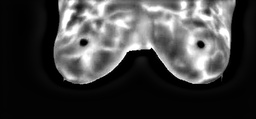
#> input picture dataset/train/Healthy/H_102.jpg, 256 x 119 px, shrunk from 540 x 250 before the run, found by its file name; its folder holds only this picture in this run
$ jupyter execute --allow-errors 07_02_PreProcessing.ipynb   (shell and % lines are left out)   (older library calls are emulated)
#> lines starting #> are read from the running program, lines starting #| are printed output that depends on the picture
[cell 1]
from google.colab import drive as drive
drive.mount('/content/drive')

[cell 2]
# Access a public Github repos
%cd '/content'

[cell 3]
import pandas as pd
import numpy as np
import os
import matplotlib.pyplot as plt
import cv2
from PIL import Image

[cell 4]
# @title
def DataSetSummary (local_path, tabs):
  # Take list of files & folders in local folder
  all_items = os.listdir(local_path)

  # Filter folder list
  folders = [item for item in all_items if os.path.isdir(os.path.join(local_path, item))]

  # Print summary information if folders > 0:
  if(len(folders) > 0):
    indent = '\t' * tabs
    print("{}Tổng số thư mục: {}".format(indent, len(folders)))
    for folder in folders:
      folder_path = os.path.join(local_path, folder)
      files_in_folder = len(os.listdir(folder_path))
      print("{}-Thư mục: {}, Số tệp: {}".format(indent, folder, files_in_folder))
      DataSetSummary(folder_path, tabs+1)

# DataSetSummary(local_path, 0)

[cell 5]
# import os

# Hierarchical local folder in Colab
repository_folder = ["Breast-Cancer-Patients-MRI"]

for folder in repository_folder:
  local_path = '/content/' + folder + '/dataset'
  DataSetSummary(local_path, 0)
  local_path = '/content/' + folder + '/sample'
  DataSetSummary(local_path, 0)

[cell 6]
%cd /content/drive/MyDrive/Colab Notebooks/Thesis/Preprocessing/Breast-Cancer-Patients-MRI

[cell 7]
# Set the path to your dataset
dataset_path = '/content/Breast-Cancer-Patients-MRI/sample'
# dataset_path = '/content/Breast-Cancer-Patients-MRI/dataset'

[cell 8]
class Image:
    def __init__(self, path, label):
        # self.image = cv2.imread(path) # directly read
        self.path = path # only directory
        self.label = label

def load_images_from_folder(dataset_path, images_per_class=None):
    images = {}
    for class_name in os.listdir(dataset_path):
        class_folder_path = os.path.join(dataset_path, class_name)
        if os.path.isdir(class_folder_path):
            count = 0
            images[class_name] = []
            for image_name in os.listdir(class_folder_path):
                if images_per_class is None or count < images_per_class:
                    image_path = os.path.join(class_folder_path, image_name)
                    img = Image(image_path, class_name)
                    images[class_name].append(img)
                    count += 1
    return images

def imshow(images, images_per_class=None):
#> called with images_per_class = 10
    for class_name, imgs in images.items():
        plt.figure(figsize=(30,30))
        print(f'Class {class_name}')
        for i in range(min(images_per_class if images_per_class else len(imgs), len(imgs))):
            plt.subplot(1, images_per_class if images_per_class else len(imgs), i+1)
            img = cv2.imread(imgs[i].path)
#> img is the input picture: shape (119, 256, 3); min 0, max 255, mean 65.2
            # img = cv2.cvtColor(img, cv2.COLOR_BGR2RGB)
            plt.imshow(img)
            # plt.title(os.path.basename(imgs[i].path))
            plt.axis('off')
        plt.show()

# Example usage:
images = load_images_from_folder('/content/Breast-Cancer-Patients-MRI/dataset/train')
imshow(images, 10)

[cell 9]
from PIL import Image

def get_image_specifications(image_path):
    # Open the image file
    with Image.open(image_path) as img:
        # Get image specifications
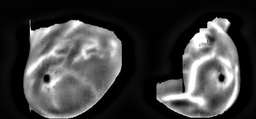
#> input picture sample/train/Sick/S_1.jpg, 256 x 119 px, shrunk from 540 x 250 before the run, found by its file name
#> img is the input picture: PIL image 256x119 L; min 0, max 255, mean 63.3
        image_format = img.format
        image_mode = img.mode
        image_size = img.size
        image_width, image_height = img.size
        image_color = img.getcolors()
#> image_color = 256 pairs, first value 4 to 3776, second value 0 to 255

    return f"Image Format: {image_format}\nImage Mode: {image_mode}\nImage Size: {image_size} pixels (Width: {image_width}, Height: {image_height})\nImage Colors: {image_color}"

# Example usage:
print('images.keys:', images.keys())
image_path = "/content/Breast-Cancer-Patients-MRI/dataset/train/Sick/S_1.jpg"
# print('image_path:',image_path := images['normal'][0].path)
image_specifications = get_image_specifications(image_path)
print(image_specifications)
#> (printed output is left out)

## Noise Metrics

GitHub Copilot: The evaluation metrics indicate that both the Github Copilot's code and ChatGPT's code have successfully reduced the noise in the image, as evidenced by the non-infinite PSNR and non-zero RMSE values.

The PSNR (Peak Signal-to-Noise Ratio) is a measure of the peak error. The fact that PSNR is infinite for the original image indicates there's no noise (as it's being compared with itself), while for the processed images, the PSNR values are finite and quite high, indicating a low level of distortion.

The RMSE (Root Mean Square Error) is a quadratic scoring rule that measures the average magnitude of the error. The fact that RMSE is zero for the original image indicates there's no error (as it's being compared with itself), while for the processed images, the RMSE values are non-zero but quite low, indicating a low level of error.

The SNR (Signal-to-Noise Ratio) is a measure of signal strength relative to background noise. The negative SNR values indicate that the noise is stronger than the signal, which is not ideal. However, the SNR values have increased (become less negative) from the original to the processed images, indicating that the signal has become stronger relative to the noise.

In terms of comparison between Github Copilot's code and ChatGPT's code, the metrics are quite similar, but ChatGPT's code has slightly better PSNR and RMSE values, indicating slightly less distortion and error. However, the differences are quite small and may not be noticeable in the image quality.

GitHub Copilot: Dĩ nhiên, dưới đây là các định nghĩa bằng tiếng Việt:

1. PSNR (Peak Signal-to-Noise Ratio - Tỉ lệ tín hiệu so với nhiễu): PSNR là một độ đo chất lượng của hình ảnh đã được khôi phục so với hình ảnh gốc. PSNR càng cao, chất lượng hình ảnh khôi phục càng tốt và càng giống với hình ảnh gốc.

2. RMSE (Root Mean Square Error - Sai số bình phương trung bình): RMSE là một độ đo sự khác biệt giữa các giá trị dự đoán bởi một mô hình và các giá trị thực tế. RMSE càng thấp, mô hình dự đoán càng chính xác.

3. SNR (Signal-to-Noise Ratio - Tỉ lệ tín hiệu so với nhiễu): SNR là một độ đo chất lượng tín hiệu so với nhiễu. SNR càng cao, chất lượng tín hiệu càng tốt và nhiễu càng ít.

Lưu ý rằng, mặc dù PSNR, RMSE, và SNR cao thường cho thấy chất lượng hình ảnh tốt hơn, nhưng chúng không phải lúc nào cũng dẫn đến độ chính xác cao hơn trong các tác vụ phân loại.

[cell 10]
from skimage.metrics import peak_signal_noise_ratio, mean_squared_error

# [21 lines left out: function calculate_metrics, not called in this run]

It looks like you've provided information about three different image quality metrics: PSNR (Peak Signal-to-Noise Ratio), MSE (Mean Squared Error), and AMBE (Absolute Mean Brightness Error). These metrics are commonly used for assessing the quality of reconstructed or processed images. Let me explain each of them briefly:

### 1. Peak Signal-to-Noise Ratio (PSNR):

PSNR is a measure of the quality of a reconstructed or processed image. It is expressed in decibels (dB) and is calculated using the formula:

$$ PSNR = 10 \cdot \log_{10}\left(\frac{{\text{Max Value}^2}}{{\text{MSE}}}\right) $$

Where:
- $\text{Max Value}$ is the maximum pixel value of the image (usually 255 for 8-bit images).
- $\text{MSE}$ is the Mean Squared Error between the original and processed images.

### 2. Mean Squared Error (MSE):

MSE is a measure of the average squared differences between corresponding pixels of the original and processed images. It is calculated using the formula:

$$ MSE = \frac{1}{N \times M} \sum_{i=1}^{N} \sum_{j=1}^{M} (I(i, j) - P(i, j))^2 $$

Where:
- $N$ and $M$ are the dimensions of the images.
- $I(i, j)$ is the intensity of the pixel at position $(i, j)$ in the original image.
- $P(i, j)$ is the intensity of the pixel at position $(i, j)$ in the processed image.

### 3. Absolute Mean Brightness Error (AMBE):

AMBE measures the contrast between the initial image's brightness and the improved image's brightness. It is given by the formula:

$$ AMBE = \frac{1}{N \times M} \sum_{i=1}^{N} \sum_{j=1}^{M} |I(i, j) - P(i, j)| $$

Where:
- $N$ and $M$ are the dimensions of the images.
- $I(i, j)$ is the intensity of the pixel at position $(i, j)$ in the original image.
- $P(i, j)$ is the intensity of the pixel at position $(i, j)$ in the processed image.

These metrics are commonly used for image quality assessment, and you can implement them using the appropriate formulas in your chosen programming language (such as Python). If you have specific questions or need code examples, feel free to ask!

[cell 11]
import cv2
import numpy as np

def calculate_metrics(original_image, processed_image):
    # # Load images
    # original_image = cv2.imread(original_image_path, cv2.IMREAD_GRAYSCALE)
    # processed_image = cv2.imread(processed_image_path, cv2.IMREAD_GRAYSCALE)

    # # Ensure both images have the same dimensions
    # if original_image.shape != processed_image.shape:
    #     raise ValueError("Original and processed images must have the same dimensions.")

    # Maximum pixel value (usually 255 for 8-bit images)
    max_pixel_value = 255

    # Calculate Mean Squared Error (MSE)
    mse = np.mean((original_image - processed_image) ** 2)
    rmse = np.sqrt(mse)
    # # Dimensions of the images
    # N, M = original_image.shape
    # # Calculate Mean Squared Error (MSE)
    # mse = np.sum((original_image - processed_image)**2) / (N * M)

    # Calculate Peak Signal-to-Noise Ratio (PSNR)
    psnr = 10 * np.log10(max_pixel_value**2 / mse)

    # Calculate Signal-to-Noise Ratio (SNR)
    signal_power = np.mean(original_image ** 2)
    noise_power = mse
    snr = 10 * np.log10(signal_power / noise_power)

    # Calculate Absolute Mean Brightness Error (AMBE)
    ambe = np.mean(np.abs(original_image - processed_image))

    return psnr, mse, rmse, snr, ambe

## Original

[cell 12]
import os
import cv2
import numpy as np
from shutil import copyfile

def preprocess_and_copy(src_dir, dest_dir, preprocess_func):
    # Check if src_dir is a directory
    if os.path.isdir(src_dir):
        # If dest_dir does not exist, create it
        os.makedirs(dest_dir, exist_ok=True)

        # Iterate over files/directories in src_dir
        for item in os.listdir(src_dir):
            src_item_path = os.path.join(src_dir, item)
            dest_item_path = os.path.join(dest_dir, item)

            # If item is a directory, call function recursively
            if os.path.isdir(src_item_path):
                preprocess_and_copy(src_item_path, dest_item_path, preprocess_func)
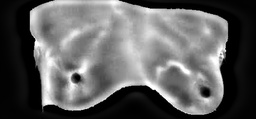
#> input picture sample/train/Healthy/H_1.jpg, 256 x 119 px, shrunk from 540 x 250 before the run, found by its file name
#> in preprocess_and_copy, img is the input picture: shape (119, 256, 3); min 0, max 255, mean 96.5
            # If item is a file, apply preprocessing and copy
            elif os.path.isfile(src_item_path):
                img = cv2.imread(src_item_path)
                if img is not None:
                    img = preprocess_func(img)
                    cv2.imwrite(dest_item_path, img)

# Define your preprocessing function here
def preprocess_func(img):
    # TODO: Add your preprocessing steps here
    return img

# Usage:
dataset_path = '/content/Breast-Cancer-Patients-MRI/sample'
# dataset_path = '/content/Breast-Cancer-Patients-MRI/dataset'
output_path = '/content/drive/MyDrive/Colab Notebooks/Thesis/Preprocessing/Breast-Cancer-Patients-MRI/Original'
preprocess_and_copy(dataset_path, output_path, preprocess_func)

## Butterworth

[cell 13]
import scipy.fftpack as fftim
a = np.mgrid[:5, :5][0]
display("a",a)
plt.imshow(a, cmap='gray')
a = np.fft.fft2(a)
display("fft2 a", a)
a = abs(a)
display("abs", a)
a = fftim.fftshift(a)
display("fftim a", a)
a = np.fft.ifft2(a, s=None, axes=(-2,-1))
display(a)
a = abs(a)
plt.imshow(a, cmap='gray')
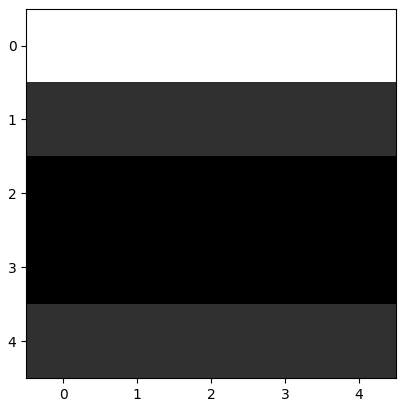
#> figure drawn by matplotlib, 1 panel
#> (the rest of the program and of its run is left out)
